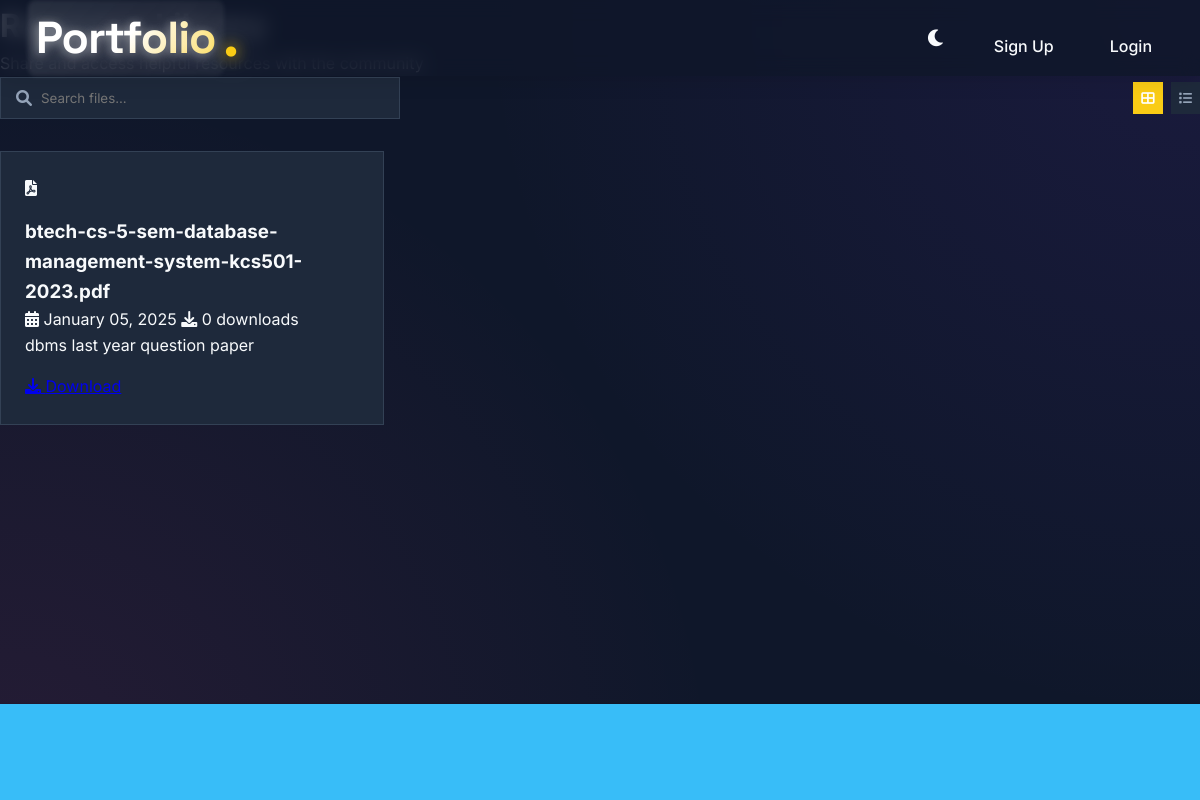
The page /shared_files on the database as committed earlier.
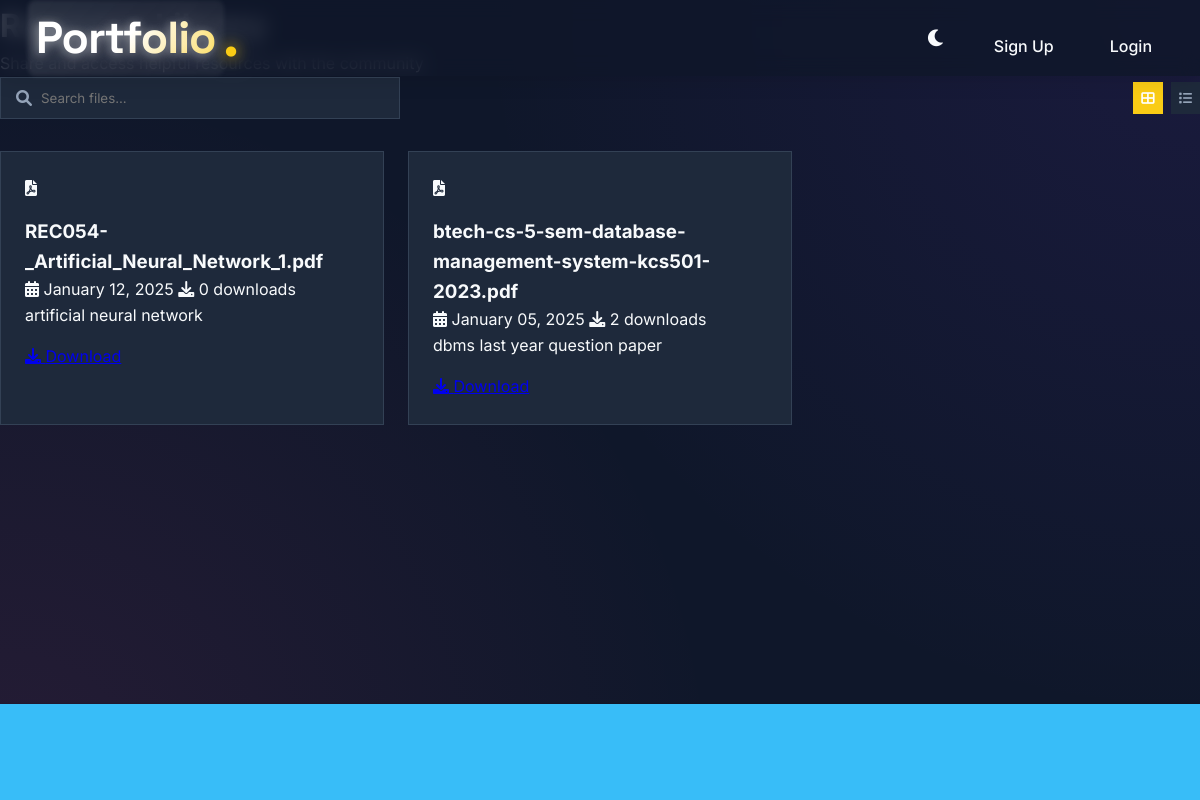
The same page on the database as committed later.
### app.py (models this page shows)
class SharedFile(db.Model):
    id = db.Column(db.Integer, primary_key=True)
    filename = db.Column(db.String(200), nullable=False)
    file_path = db.Column(db.String(500), nullable=False)
    description = db.Column(db.Text)
    upload_date = db.Column(db.DateTime, default=datetime.utcnow)
    student_id = db.Column(db.Integer, db.ForeignKey('student.id'), nullable=False)
    downloads = db.Column(db.Integer, default=0)

### app.py (the view)
@app.route('/shared_files')
def shared_files():
    try:
        files = SharedFile.query.order_by(SharedFile.upload_date.desc()).all()
        return render_template('shared_files.html', files=files)
    except Exception as e:
        print(f"Error loading shared files: {str(e)}")
        flash('Error loading shared files', 'error')
        return redirect(url_for('home'))

### app.py (called while the page is built)
@app.before_request
def check_db_connection():
    try:
        with db.engine.connect() as connection:
            connection.execute(text("SELECT 1"))
            connection.commit()
    except Exception as e:
        print(f"Database connection error: {str(e)}")
        return "Database connection error. Please try again later.", 500

### templates/shared_files.html (shortened to what this page needs)
{% extends "base.html" %}
{% block content %}
<div class="files-wrapper">
    <div class="files-container">
        <header class="page-header">
            <div class="header-content">
                <h1 class="gradient-heading">Resource Library</h1>
                <p class="header-subtitle">Share and access helpful resources with the community</p>
            </div>
        </header>
        <div class="files-toolbar">
            <div class="search-bar">
                <i class="fas fa-search"></i>
                <input type="text" id="fileSearch" placeholder="Search files...">
            </div>
            <div class="view-options">
                <button class="view-btn active" data-view="grid">
                    <i class="fas fa-th-large"></i>
                </button>
                <button class="view-btn" data-view="list">
                    <i class="fas fa-list"></i>
                </button>
            </div>
        </div>
        <div class="files-grid" id="filesContainer">
            {% for file in files %}
            <article class="file-card">
                <div class="file-icon">
                    {% if file.filename.endswith(('.jpg', '.jpeg', '.png', '.gif')) %}
                        <i class="fas fa-image"></i>
                    {% elif file.filename.endswith('.pdf') %}
                        <i class="fas fa-file-pdf"></i>
                    {% else %}
                        <i class="fas fa-file-alt"></i>
                    {% endif %}
                </div>
                <div class="file-info">
                    <h3 class="file-name">{{ file.filename }}</h3>
                    <p class="file-meta">
                        <span class="upload-date">
                            <i class="fas fa-calendar-alt"></i>
                            {{ file.upload_date.strftime('%B %d, %Y') }}
                        </span>
                        <span class="download-count">
                            <i class="fas fa-download"></i>
                            {{ file.downloads }} downloads
                        </span>
                    </p>
                    {% if file.description %}
                    <p class="file-description">{{ file.description }}</p>
                    {% endif %}
                </div>
                <div class="file-actions">
                    <a href="{{ url_for('download_file', file_id=file.id) }}" class="btn-download">
                        <i class="fas fa-download"></i>
                        <span>Download</span>
                    </a>
                </div>
            </article>
            {% endfor %}
        </div>
    </div>
</div>
{% endblock %}

Rows that differ between the two databases and show on the page:
added SharedFile: filename "REC054-_Artificial_Neural_Network_1.pdf", upload_date "January 12, 2025", downloads "0", description "artificial neural network"
changed SharedFile "btech-cs-5-sem-database-management-system-kcs501-2023.pdf": downloads "0" → "2"
